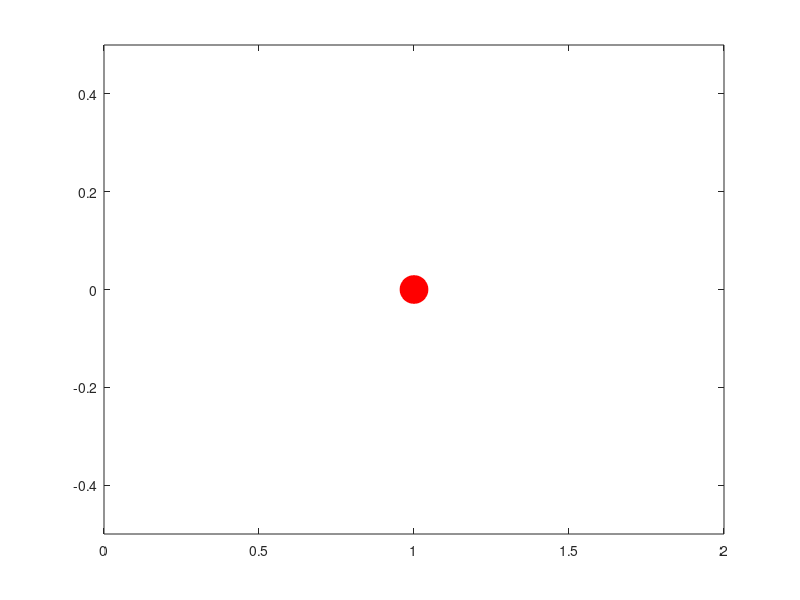

Here is the MATLAB script that generated this plot: (Note: this script raises an error after producing the figure.)
clear
clc
close all

%Spring-ball pendulum simulation and visualisation

%% 1. Initialisations and Settings
X0=.5;%initial position of the ball
V0=0;%initial velocity
g=9.81;%free fall acceleration
k=1e3;%stiffnes 
m=1;%mass

N=100;%number of time steps
t=linspace(0,1,N);%time, s
imsize=[224 224];%image size


cd 'E:\work\21_AI4MMR\falling ball'
mDir=cd;%main directory
imdir='images';%subdirectory for images

%% 2.Simulation
mkdir(imdir)%create the folder

omega0=sqrt(k/m);
V=X0*omega0*cos(omega0*t);
X=X0*sin(omega0*t);

figure('Color','k')
cd(imdir)
for i=1:N
    X(i)
    plot(X(i),'or','MarkerSize',20,'MarkerFaceColor','r')
    axis([0 2 -X0 X0])
    saveas(gcf,['img',num2str(i),'.png'])
    img=imread(['img',num2str(i),'.png']);
    img=imresize(img,imsize);
    imwrite(img,['img',num2str(i),'.png'])
    %imwrite('ScreenSize',[224 224])
end
cd(mDir)    


